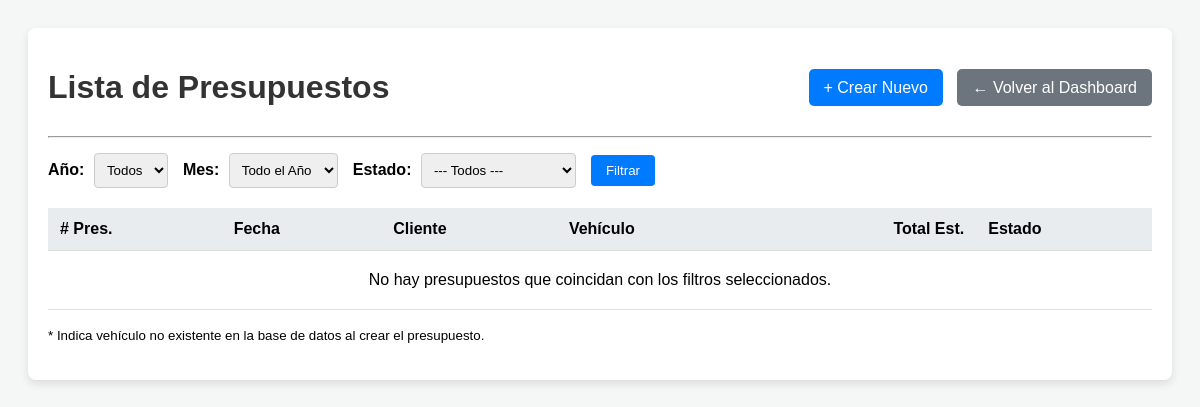
The page /presupuestos/ on the database as committed earlier.
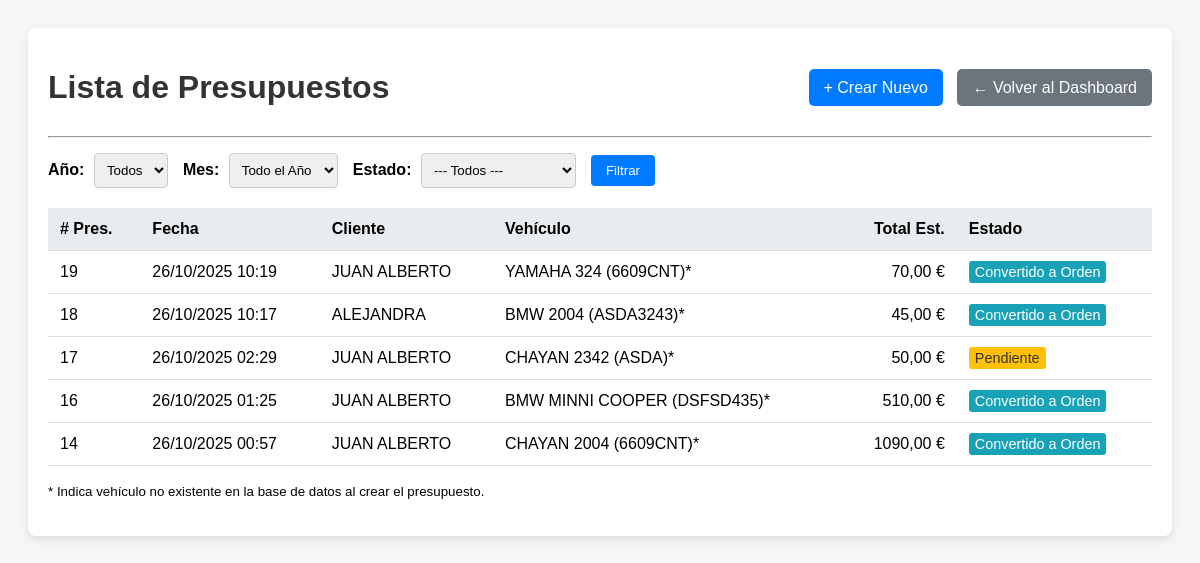
The same page on the database as committed later.
### taller/models.py (models this page shows, shortened)
class Presupuesto(models.Model):
    cliente = models.ForeignKey(Cliente, on_delete=models.CASCADE, help_text="Cliente al que se dirige el presupuesto.")
    vehiculo = models.ForeignKey(Vehiculo, on_delete=models.SET_NULL, null=True, blank=True, help_text="Vehículo asociado (opcional, si ya existe).")
    matricula_nueva = models.CharField(max_length=20, blank=True, null=True, help_text="Matrícula si es un vehículo nuevo.")
    marca_nueva = models.CharField(max_length=50, blank=True, null=True, help_text="Marca si es un vehículo nuevo.")
    modelo_nuevo = models.CharField(max_length=50, blank=True, null=True, help_text="Modelo si es un vehículo nuevo.")
    fecha_creacion = models.DateTimeField(default=timezone.now, editable=False)
    problema_o_trabajo = models.TextField(help_text="Descripción del problema o trabajo a presupuestar.")
    ESTADO_CHOICES = [
        ('Pendiente', 'Pendiente'),
        ('Aceptado', 'Aceptado'),
        ('Rechazado', 'Rechazado'),
        ('Convertido', 'Convertido a Orden'), # Nuevo estado para indicar que se usó para una orden
    ]
    estado = models.CharField(max_length=20, choices=ESTADO_CHOICES, default='Pendiente')
    total_estimado = models.DecimalField(max_digits=10, decimal_places=2, default=0.00, help_text="Cálculo total del presupuesto.")

class Cliente(models.Model):
    nombre = models.CharField(max_length=100)
    telefono = models.CharField(max_length=20, unique=True) # MANTENIDO COMO UNIQUE

### taller/views.py (the view, shortened to what this page needs)
# urls.py: path('presupuestos/', views.lista_presupuestos, name='lista_presupuestos'),
def lista_presupuestos(request):
    estado_filtro = request.GET.get('estado')
    ano_seleccionado = request.GET.get('ano') # <-- NUEVO
    mes_seleccionado = request.GET.get('mes') # <-- NUEVO
    presupuestos_qs = Presupuesto.objects.select_related('cliente', 'vehiculo').order_by('-fecha_creacion')
    if estado_filtro and estado_filtro in [choice[0] for choice in Presupuesto.ESTADO_CHOICES]:
        presupuestos_qs = presupuestos_qs.filter(estado=estado_filtro)
    if ano_seleccionado:
        try:
            ano_int = int(ano_seleccionado)
            presupuestos_qs = presupuestos_qs.filter(fecha_creacion__year=ano_int)
        except (ValueError, TypeError):
            ano_seleccionado = None # Ignorar si no es un número válido
    anos_y_meses_data = get_anos_y_meses_con_datos() # <-- NUEVO
    anos_disponibles = sorted(anos_y_meses_data.keys(), reverse=True) # <-- NUEVO
    ano_sel_int = int(ano_seleccionado) if ano_seleccionado else None
    mes_sel_int = int(mes_seleccionado) if mes_seleccionado else None
    context = {
        'presupuestos': presupuestos_qs,
        'estado_actual': estado_filtro,
        'estados_posibles': Presupuesto.ESTADO_CHOICES,
        'anos_y_meses': anos_y_meses_data, # <-- NUEVO
        'anos_disponibles': anos_disponibles, # <-- NUEVO
        'ano_seleccionado': ano_sel_int, # <-- NUEVO
        'mes_seleccionado': mes_sel_int, # <-- NUEVO
        'meses_del_ano': range(1, 13) # <-- NUEVO (Para el select de meses)
    }
    return render(request, 'taller/lista_presupuestos.html', context)

### taller/templates/taller/lista_presupuestos.html (shortened to what this page needs)
<!DOCTYPE html>
<html lang="es">
<head>
</head>
<body>
    <div class="container">
        <div class="header">
            <h1>Lista de Presupuestos</h1>
            <div>
                 <a href="{% url 'crear_presupuesto' %}" class="btn-new" style="margin-right: 10px;">+ Crear Nuevo</a>
                 <a href="{% url 'home' %}" class="back-btn">← Volver al Dashboard</a>
            </div>
        </div>
        <hr>
        <div class="filters">
            <form method="get" action="{% url 'lista_presupuestos' %}" style="display: flex; gap: 15px; align-items: center; flex-wrap: wrap;">
                <div>
                    <label for="ano">Año:</label>
                    <select name="ano" id="ano">
                        <option value="">Todos</option>
                    </select>
                </div>
                <div>
                    <label for="mes">Mes:</label>
                    <select name="mes" id="mes">
                        <option value="">Todo el Año</option>
                    </select>
                </div>
                <div>
                    <label for="estado_filtro">Estado:</label>
                    <select name="estado" id="estado_filtro">
                        <option value="">--- Todos ---</option>
                    </select>
                </div>
                <button type="submit">Filtrar</button>
            </form>
        </div>
        <table class="budget-table">
            <thead>
                <tr>
                    <th># Pres.</th>
                    <th>Fecha</th>
                    <th>Cliente</th>
                    <th>Vehículo</th>
                    <th style="text-align: right;">Total Est.</th>
                    <th>Estado</th>
                </tr>
            </thead>
            <tbody>
                {% for p in presupuestos %}
                    <tr data-url="{% url 'detalle_presupuesto' p.id %}">
                        <td>{{ p.id }}</td>
                        <td>{{ p.fecha_creacion|date:"d/m/Y H:i" }}</td>
                        <td>{{ p.cliente.nombre }}</td>
                        <td>
                            {% if p.vehiculo %}
                                {{ p.vehiculo }}
                            {% elif p.matricula_nueva %}
                                {{ p.marca_nueva }} {{ p.modelo_nuevo }} ({{ p.matricula_nueva }})*
                            {% else %}
                                N/A
                            {% endif %}
                        </td>
                        <td style="text-align: right;">{{ p.total_estimado|floatformat:2 }} €</td>
                        <td>
                            <span class="estado-{{ p.estado|lower }}">{{ p.get_estado_display }}</span>
                        </td>
                    </tr>
                {% empty %}
                    <tr>
                        <td colspan="6" style="text-align: center; padding: 20px;">
                            No hay presupuestos que coincidan con los filtros seleccionados.
                        </td>
                    </tr>
                {% endfor %}
            </tbody>
        </table>
        <p><small>* Indica vehículo no existente en la base de datos al crear el presupuesto.</small></p>
    </div>
</body>
</html>

### taller/templates/taller/lista_presupuestos.html (style rules this page uses)
body { font-family: sans-serif; padding: 20px; background-color: #f4f7f6; }
.container { max-width: 1200px; margin: auto; background-color: #fff; padding: 20px; border-radius: 8px; box-shadow: 0 4px 8px rgba(0,0,0,0.1); }
h1 { color: #333; }
.budget-table { width: 100%; border-collapse: collapse; margin-top: 20px; }
.budget-table th, .budget-table td { padding: 12px; text-align: left; border-bottom: 1px solid #ddd; }
.budget-table th { background-color: #e9ecef; }
.header { display: flex; justify-content: space-between; align-items: center; }
.back-btn, .btn-new { padding: 10px 15px; background-color: #6c757d; color: white; text-decoration: none; border-radius: 5px; }
.btn-new { background-color: #007bff; }
.estado-pendiente { background-color: #ffc107; color: #333; padding: 3px 6px; border-radius: 3px; font-size: 0.9em; }
.estado-convertido { background-color: #17a2b8; color: white; padding: 3px 6px; border-radius: 3px; font-size: 0.9em; }
.filters { margin-bottom: 15px; margin-top: 15px; display: flex; gap: 15px; align-items: center; flex-wrap: wrap; }
.filters label { margin-right: 5px; font-weight: bold; }
.filters select { padding: 8px; border-radius: 4px; border: 1px solid #ccc; }
.filters button { padding: 8px 15px; background-color: #007bff; color: white; border: none; border-radius: 4px; cursor: pointer; }

Rows that differ between the two databases and show on the page:
added Presupuesto: id "19", fecha_creacion "26/10/2025 10:19", cliente.nombre "JUAN ALBERTO", marca_nueva "YAMAHA", modelo_nuevo "324", matricula_nueva "6609CNT", total_estimado "70,00", estado "Convertido a Orden"
added Presupuesto: id "18", fecha_creacion "26/10/2025 10:17", cliente.nombre "ALEJANDRA", marca_nueva "BMW", modelo_nuevo "2004", matricula_nueva "ASDA3243", total_estimado "45,00", estado "Convertido a Orden"
added Presupuesto: id "17", fecha_creacion "26/10/2025 02:29", cliente.nombre "JUAN ALBERTO", marca_nueva "CHAYAN", modelo_nuevo "2342", matricula_nueva "ASDA", total_estimado "50,00", estado "Pendiente"
added Presupuesto: id "16", fecha_creacion "26/10/2025 01:25", cliente.nombre "JUAN ALBERTO", marca_nueva "BMW", modelo_nuevo "MINNI COOPER", matricula_nueva "DSFSD435", total_estimado "510,00", estado "Convertido a Orden"
added Presupuesto: id "14", fecha_creacion "26/10/2025 00:57", cliente.nombre "JUAN ALBERTO", marca_nueva "CHAYAN", modelo_nuevo "2004", matricula_nueva "6609CNT", total_estimado "1090,00", estado "Convertido a Orden"
Other text that changed with them:
text no longer shown: "No hay presupuestos que coincidan con los filtros seleccionados."
